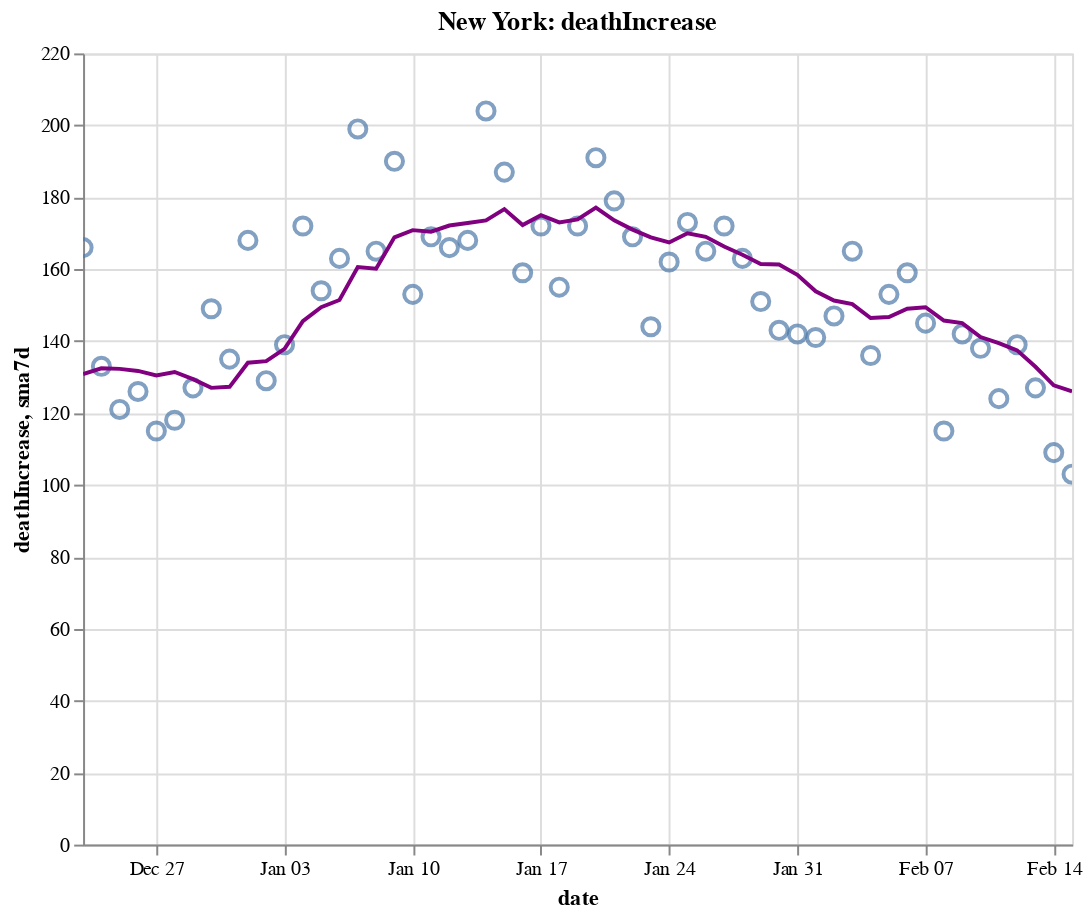

The cell this chart's notebook holds for it:
### Code cell
create_plot(ny, 'deathIncrease')

### Figure 1 — Vega-Lite specification as saved in the notebook (floating-point values rounded to 4 significant figures)
{"config": {"view": {"continuousWidth": 400, "continuousHeight": 300}}, "layer": [{"layer": [{"mark": {"type": "point", "size": 75}, "encoding": {"tooltip": [{"type": "temporal", "field": "date"}, {"type": "quantitative", "field": "deathIncrease"}, {"type": "quantitative", "field": "sma7d"}], "x": {"type": "temporal", "field": "date"}, "y": {"type": "quantitative", "field": "deathIncrease"}}, "selection": {"selector012": {"type": "interval", "bind": "scales", "encodings": ["x", "y"]}}}, {"mark": {"type": "line", "color": "purple"}, "encoding": {"x": {"type": "temporal", "field": "date"}, "y": {"type": "quantitative", "field": "sma7d"}}}]}, {"mark": {"type": "rule", "color": "#aaa"}, "encoding": {"x": {"type": "temporal", "field": "date"}}, "transform": [{"filter": {"selection": "selector011"}}]}, {"mark": "circle", "encoding": {"opacity": {"condition": {"value": 1, "selection": "selector011"}, "value": 0}, "tooltip": [{"type": "temporal", "field": "date"}, {"type": "quantitative", "field": "deathIncrease"}, {"type": "quantitative", "field": "sma7d"}], "x": {"type": "temporal", "field": "date"}, "y": {"type": "quantitative", "field": "deathIncrease"}}, "selection": {"selector011": {"type": "single", "encodings": ["x"], "on": "mouseover", "nearest": true, "empty": "none"}}}, {"mark": {"type": "text", "align": "left", "dx": 5, "dy": -5, "stroke": "white", "strokeWidth": 2}, "encoding": {"text": {"type": "quantitative", "field": "deathIncrease"}, "tooltip": [{"type": "temporal", "field": "date"}, {"type": "quantitative", "field": "deathIncrease"}, {"type": "quantitative", "field": "sma7d"}], "x": {"type": "temporal", "field": "date"}, "y": {"type": "quantitative", "field": "deathIncrease"}}, "transform": [{"filter": {"selection": "selector011"}}]}, {"mark": {"type": "text", "align": "left", "dx": 5, "dy": -5}, "encoding": {"text": {"type": "quantitative", "field": "deathIncrease"}, "tooltip": [{"type": "temporal", "field": "date"}, {"type": "quantitative", "field": "deathIncrease"}, {"type": "quantitative", "field": "sma7d"}], "x": {"type": "temporal", "field": "date"}, "y": {"type": "quantitative", "field": "deathIncrease"}}, "transform": [{"filter": {"selection": "selector011"}}]}], "data": {"name": "data-4c38a7f00025d926db83619361069d2a"}, "height": 400, "title": "New York: deathIncrease", "width": 500, "$schema": "https://vega.github.io/schema/vega-lite/v4.8.1.json", "datasets": {"data-4c38a7f00025d926db83619361069d2a": [{"date": "2020-12-23T00:00:00", "totalTestResultsIncrease": 204400.0, "positiveIncrease": 11940.0, "death": 29020.0, "deathIncrease": 166.0, "positiveRate": 0.058, "state": "New York", "sma7d": 130.9}, {"date": "2020-12-24T00:00:00", "totalTestResultsIncrease": 226300.0, "positiveIncrease": 12570.0, "death": 29150.0, "deathIncrease": 133.0, "positiveRate": 0.056, "state": "New York", "sma7d": 132.4}, {"date": "2020-12-25T00:00:00", "totalTestResultsIncrease": 226600.0, "positiveIncrease": 12450.0, "death": 29270.0, "deathIncrease": 121.0, "positiveRate": 0.055, "state": "New York", "sma7d": 132.3}, {"date": "2020-12-26T00:00:00", "totalTestResultsIncrease": 201400.0, "positiveIncrease": 10810.0, "death": 29400.0, "deathIncrease": 126.0, "positiveRate": 0.054, "state": "New York", "sma7d": 131.7}, {"date": "2020-12-27T00:00:00", "totalTestResultsIncrease": 130300.0, "positiveIncrease": 7623.0, "death": 29510.0, "deathIncrease": 115.0, "positiveRate": 0.059, "state": "New York", "sma7d": 130.4}, {"date": "2020-12-28T00:00:00", "totalTestResultsIncrease": 124900.0, "positiveIncrease": 10410.0, "death": 29630.0, "deathIncrease": 118.0, "positiveRate": 0.083, "state": "New York", "sma7d": 131.4}, {"date": "2020-12-29T00:00:00", "totalTestResultsIncrease": 160200.0, "positiveIncrease": 11440.0, "death": 29760.0, "deathIncrease": 127.0, "positiveRate": 0.071, "state": "New York", "sma7d": 129.4}, {"date": "2020-12-30T00:00:00", "totalTestResultsIncrease": 154900.0, "positiveIncrease": 13420.0, "death": 29900.0, "deathIncrease": 149.0, "positiveRate": 0.087, "state": "New York", "sma7d": 127.0}, {"date": "2020-12-31T00:00:00", "totalTestResultsIncrease": 216600.0, "positiveIncrease": 16800.0, "death": 30040.0, "deathIncrease": 135.0, "positiveRate": 0.078, "state": "New York", "sma7d": 127.3}, {"date": "2021-01-01T00:00:00", "totalTestResultsIncrease": 219300.0, "positiveIncrease": 16500.0, "death": 30210.0, "deathIncrease": 168.0, "positiveRate": 0.075, "state": "New York", "sma7d": 134.0}, {"date": "2021-01-02T00:00:00", "totalTestResultsIncrease": 202400.0, "positiveIncrease": 15070.0, "death": 30340.0, "deathIncrease": 129.0, "positiveRate": 0.074, "state": "New York", "sma7d": 134.4}, {"date": "2021-01-03T00:00:00", "totalTestResultsIncrease": 142300.0, "positiveIncrease": 11370.0, "death": 30480.0, "deathIncrease": 139.0, "positiveRate": 0.08, "state": "New York", "sma7d": 137.9}, {"date": "2021-01-04T00:00:00", "totalTestResultsIncrease": 134400.0, "positiveIncrease": 11210.0, "death": 30650.0, "deathIncrease": 172.0, "positiveRate": 0.083, "state": "New York", "sma7d": 145.6}, {"date": "2021-01-05T00:00:00", "totalTestResultsIncrease": 152400.0, "positiveIncrease": 12670.0, "death": 30800.0, "deathIncrease": 154.0, "positiveRate": 0.083, "state": "New York", "sma7d": 149.4}, {"date": "2021-01-06T00:00:00", "totalTestResultsIncrease": 197800.0, "positiveIncrease": 16650.0, "death": 30960.0, "deathIncrease": 163.0, "positiveRate": 0.084, "state": "New York", "sma7d": 151.4}, {"date": "2021-01-07T00:00:00", "totalTestResultsIncrease": 238600.0, "positiveIncrease": 17640.0, "death": 31160.0, "deathIncrease": 199.0, "positiveRate": 0.074, "state": "New York", "sma7d": 160.6}, {"date": "2021-01-08T00:00:00", "totalTestResultsIncrease": 243900.0, "positiveIncrease": 18830.0, "death": 31330.0, "deathIncrease": 165.0, "positiveRate": 0.077, "state": "New York", "sma7d": 160.1}, {"date": "2021-01-09T00:00:00", "totalTestResultsIncrease": 258000.0, "positiveIncrease": 16940.0, "death": 31520.0, "deathIncrease": 190.0, "positiveRate": 0.066, "state": "New York", "sma7d": 168.9}, {"date": "2021-01-10T00:00:00", "totalTestResultsIncrease": 246800.0, "positiveIncrease": 15360.0, "death": 31670.0, "deathIncrease": 153.0, "positiveRate": 0.062, "state": "New York", "sma7d": 170.9}, {"date": "2021-01-11T00:00:00", "totalTestResultsIncrease": 203900.0, "positiveIncrease": 13710.0, "death": 31840.0, "deathIncrease": 169.0, "positiveRate": 0.067, "state": "New York", "sma7d": 170.4}, {"date": "2021-01-12T00:00:00", "totalTestResultsIncrease": 196700.0, "positiveIncrease": 15210.0, "death": 32010.0, "deathIncrease": 166.0, "positiveRate": 0.077, "state": "New York", "sma7d": 172.1}, {"date": "2021-01-13T00:00:00", "totalTestResultsIncrease": 196900.0, "positiveIncrease": 14580.0, "death": 32180.0, "deathIncrease": 168.0, "positiveRate": 0.074, "state": "New York", "sma7d": 172.9}, {"date": "2021-01-14T00:00:00", "totalTestResultsIncrease": 212600.0, "positiveIncrease": 13660.0, "death": 32380.0, "deathIncrease": 204.0, "positiveRate": 0.064, "state": "New York", "sma7d": 173.6}, {"date": "2021-01-15T00:00:00", "totalTestResultsIncrease": 324700.0, "positiveIncrease": 19940.0, "death": 32570.0, "deathIncrease": 187.0, "positiveRate": 0.061, "state": "New York", "sma7d": 176.7}, {"date": "2021-01-16T00:00:00", "totalTestResultsIncrease": 277300.0, "positiveIncrease": 16000.0, "death": 32720.0, "deathIncrease": 159.0, "positiveRate": 0.058, "state": "New York", "sma7d": 172.3}, {"date": "2021-01-17T00:00:00", "totalTestResultsIncrease": 246500.0, "positiveIncrease": 13840.0, "death": 32900.0, "deathIncrease": 172.0, "positiveRate": 0.056, "state": "New York", "sma7d": 175.0}, {"date": "2021-01-18T00:00:00", "totalTestResultsIncrease": 186200.0, "positiveIncrease": 12180.0, "death": 33050.0, "deathIncrease": 155.0, "positiveRate": 0.065, "state": "New York", "sma7d": 173.0}, {"date": "2021-01-19T00:00:00", "totalTestResultsIncrease": 177300.0, "positiveIncrease": 12510.0, "death": 33220.0, "deathIncrease": 172.0, "positiveRate": 0.071, "state": "New York", "sma7d": 173.9}, {"date": "2021-01-20T00:00:00", "totalTestResultsIncrease": 195400.0, "positiveIncrease": 13360.0, "death": 33420.0, "deathIncrease": 191.0, "positiveRate": 0.068, "state": "New York", "sma7d": 177.1}, {"date": "2021-01-21T00:00:00", "totalTestResultsIncrease": 224600.0, "positiveIncrease": 13890.0, "death": 33590.0, "deathIncrease": 179.0, "positiveRate": 0.062, "state": "New York", "sma7d": 173.6}, {"date": "2021-01-22T00:00:00", "totalTestResultsIncrease": 268000.0, "positiveIncrease": 15140.0, "death": 33760.0, "deathIncrease": 169.0, "positiveRate": 0.057, "state": "New York", "sma7d": 171.0}, {"date": "2021-01-23T00:00:00", "totalTestResultsIncrease": 262100.0, "positiveIncrease": 13790.0, "death": 33910.0, "deathIncrease": 144.0, "positiveRate": 0.053, "state": "New York", "sma7d": 168.9}, {"date": "2021-01-24T00:00:00", "totalTestResultsIncrease": 250000.0, "positiveIncrease": 12720.0, "death": 34070.0, "deathIncrease": 162.0, "positiveRate": 0.051, "state": "New York", "sma7d": 167.4}, {"date": "2021-01-25T00:00:00", "totalTestResultsIncrease": 219500.0, "positiveIncrease": 12000.0, "death": 34240.0, "deathIncrease": 173.0, "positiveRate": 0.055, "state": "New York", "sma7d": 170.0}, {"date": "2021-01-26T00:00:00", "totalTestResultsIncrease": 162900.0, "positiveIncrease": 11060.0, "death": 34410.0, "deathIncrease": 165.0, "positiveRate": 0.068, "state": "New York", "sma7d": 169.0}, {"date": "2021-01-27T00:00:00", "totalTestResultsIncrease": 202700.0, "positiveIncrease": 11030.0, "death": 34580.0, "deathIncrease": 172.0, "positiveRate": 0.054, "state": "New York", "sma7d": 166.3}, {"date": "2021-01-28T00:00:00", "totalTestResultsIncrease": 250700.0, "positiveIncrease": 13400.0, "death": 34740.0, "deathIncrease": 163.0, "positiveRate": 0.053, "state": "New York", "sma7d": 164.0}, {"date": "2021-01-29T00:00:00", "totalTestResultsIncrease": 270500.0, "positiveIncrease": 12580.0, "death": 34890.0, "deathIncrease": 151.0, "positiveRate": 0.046, "state": "New York", "sma7d": 161.4}, {"date": "2021-01-30T00:00:00", "totalTestResultsIncrease": 269400.0, "positiveIncrease": 12800.0, "death": 35040.0, "deathIncrease": 143.0, "positiveRate": 0.048, "state": "New York", "sma7d": 161.3}, {"date": "2021-01-31T00:00:00", "totalTestResultsIncrease": 243100.0, "positiveIncrease": 10790.0, "death": 35180.0, "deathIncrease": 142.0, "positiveRate": 0.044, "state": "New York", "sma7d": 158.4}, {"date": "2021-02-01T00:00:00", "totalTestResultsIncrease": 175000.0, "positiveIncrease": 8508.0, "death": 35320.0, "deathIncrease": 141.0, "positiveRate": 0.049, "state": "New York", "sma7d": 153.9}, {"date": "2021-02-02T00:00:00", "totalTestResultsIncrease": 150200.0, "positiveIncrease": 8215.0, "death": 35470.0, "deathIncrease": 147.0, "positiveRate": 0.055, "state": "New York", "sma7d": 151.3}, {"date": "2021-02-03T00:00:00", "totalTestResultsIncrease": 126500.0, "positiveIncrease": 5925.0, "death": 35630.0, "deathIncrease": 165.0, "positiveRate": 0.047, "state": "New York", "sma7d": 150.3}, {"date": "2021-02-04T00:00:00", "totalTestResultsIncrease": 169200.0, "positiveIncrease": 7414.0, "death": 35770.0, "deathIncrease": 136.0, "positiveRate": 0.044, "state": "New York", "sma7d": 146.4}, {"date": "2021-02-05T00:00:00", "totalTestResultsIncrease": 203600.0, "positiveIncrease": 8777.0, "death": 35920.0, "deathIncrease": 153.0, "positiveRate": 0.043, "state": "New York", "sma7d": 146.7}, {"date": "2021-02-06T00:00:00", "totalTestResultsIncrease": 261300.0, "positiveIncrease": 11250.0, "death": 36080.0, "deathIncrease": 159.0, "positiveRate": 0.043, "state": "New York", "sma7d": 149.0}, {"date": "2021-02-07T00:00:00", "totalTestResultsIncrease": 250900.0, "positiveIncrease": 10020.0, "death": 36220.0, "deathIncrease": 145.0, "positiveRate": 0.04, "state": "New York", "sma7d": 149.4}, {"date": "2021-02-08T00:00:00", "totalTestResultsIncrease": 197200.0, "positiveIncrease": 8448.0, "death": 36340.0, "deathIncrease": 115.0, "positiveRate": 0.043, "state": "New York", "sma7d": 145.7}, {"date": "2021-02-09T00:00:00", "totalTestResultsIncrease": 153600.0, "positiveIncrease": 7866.0, "death": 36480.0, "deathIncrease": 142.0, "positiveRate": 0.051, "state": "New York", "sma7d": 145.0}, {"date": "2021-02-10T00:00:00", "totalTestResultsIncrease": 176800.0, "positiveIncrease": 7101.0, "death": 36620.0, "deathIncrease": 138.0, "positiveRate": 0.04, "state": "New York", "sma7d": 141.1}, {"date": "2021-02-11T00:00:00", "totalTestResultsIncrease": 285500.0, "positiveIncrease": 10100.0, "death": 36740.0, "deathIncrease": 124.0, "positiveRate": 0.035, "state": "New York", "sma7d": 139.4}, {"date": "2021-02-12T00:00:00", "totalTestResultsIncrease": 237100.0, "positiveIncrease": 8404.0, "death": 36880.0, "deathIncrease": 139.0, "positiveRate": 0.035, "state": "New York", "sma7d": 137.4}, {"date": "2021-02-13T00:00:00", "totalTestResultsIncrease": 253600.0, "positiveIncrease": 8763.0, "death": 37010.0, "deathIncrease": 127.0, "positiveRate": 0.035, "state": "New York", "sma7d": 132.9}, {"date": "2021-02-14T00:00:00", "totalTestResultsIncrease": 234700.0, "positiveIncrease": 8316.0, "death": 37120.0, "deathIncrease": 109.0, "positiveRate": 0.035, "state": "New York", "sma7d": 127.7}, {"date": "2021-02-15T00:00:00", "totalTestResultsIncrease": 180500.0, "positiveIncrease": 6365.0, "death": 37220.0, "deathIncrease": 103.0, "positiveRate": 0.035, "state": "New York", "sma7d": 126.0}]}}
